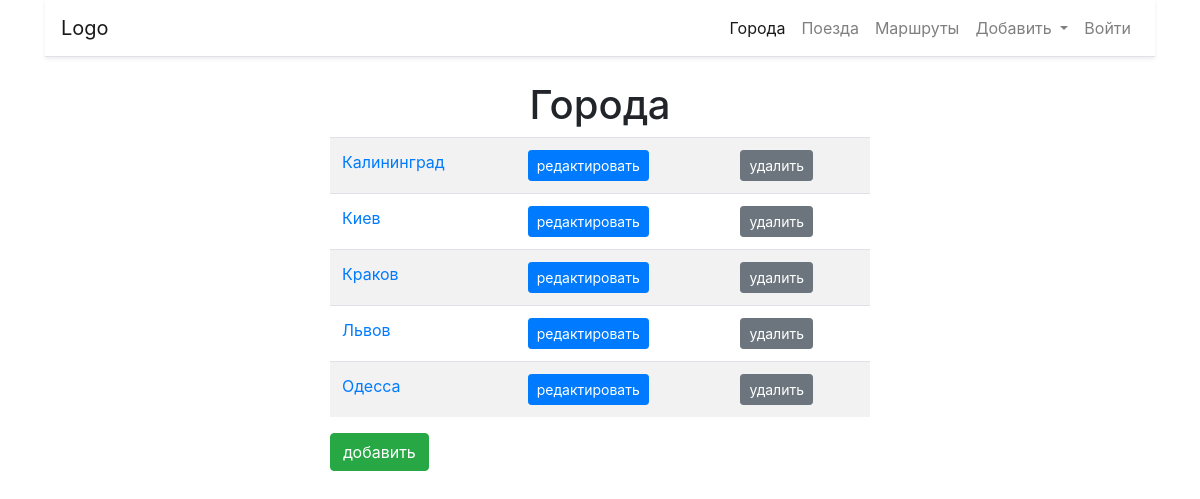
The app's page /cities/, older data.
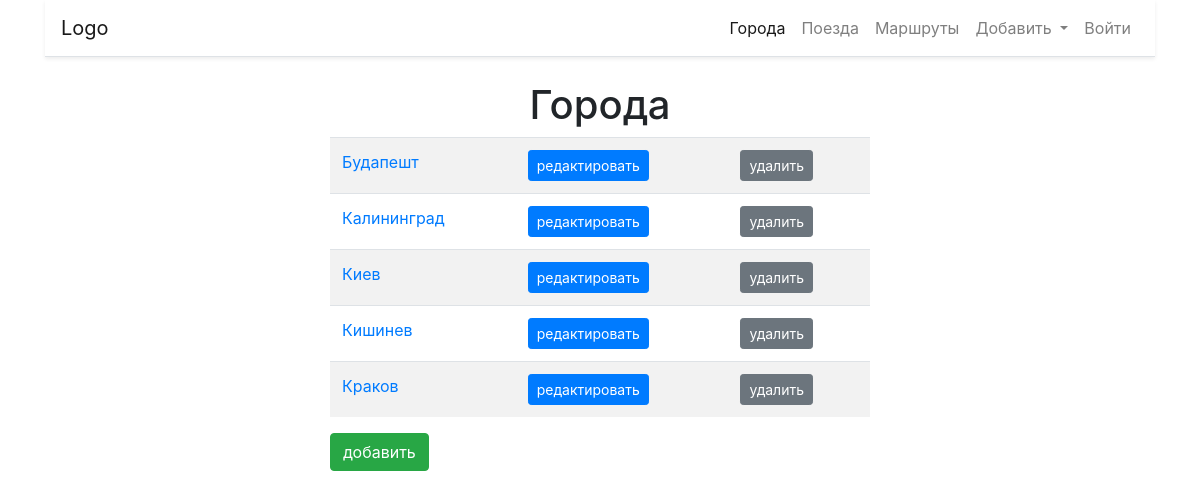
The same page, newer data.
### cities/models.py (models this page shows, shortened)
class City(models.Model):
    name = models.CharField(max_length=100, unique=True, verbose_name='Город (один)')
    class Meta:
        verbose_name = 'Город'
        verbose_name_plural = 'Города'
        ordering = ['name']

### cities/views.py (the view)
# urls.py: path('', home, name='home'),
def home(request):
    cities = City.objects.all() #получить все записи
    paginator = Paginator(cities, 5)
    page = request.GET.get('page')
    cities = paginator.get_page(page)
    return render(request, 'cities/home.html', {'objects_list': cities})

### cities/templates/cities/home.html (shortened to what this page needs)
{% extends "boot4.html" %}
{% block content %}
    <h1 class="text-center">Города</h1>
    <div class="row">
        <div class="col-md-6 mx-auto">
            <table class="table table-striped">
                {% for object in objects_list %}
                    <tr>
                        <td><a href='{% url "city:detail" pk=object.pk %}'>{{object.name}}</a></td>
                        <td><a href='{% url "city:update" pk=object.pk %}'>
                            <button type="button" class="btn btn-primary btn-sm">редактировать</button>
                        </a></td>
                        <td><a href='{% url "city:delete" pk=object.pk %}'>
                                <button type="button" class="btn btn-secondary btn-sm">удалить</button>
                        </a></td>
                    </tr>
                {% endfor %}
            </table>
            <a href='{% url "city:add" %}'>
                <button type="button" class="btn btn-success">добавить</button>
            </a>
        </div>
    </div>
{% endblock %}

Row changes from the older to the newer data that the page shows:
no longer on this page (row unchanged): City: name "Львов"
no longer on this page (row unchanged): City: name "Одесса"
added City: name "Будапешт"
added City: name "Кишинев"
